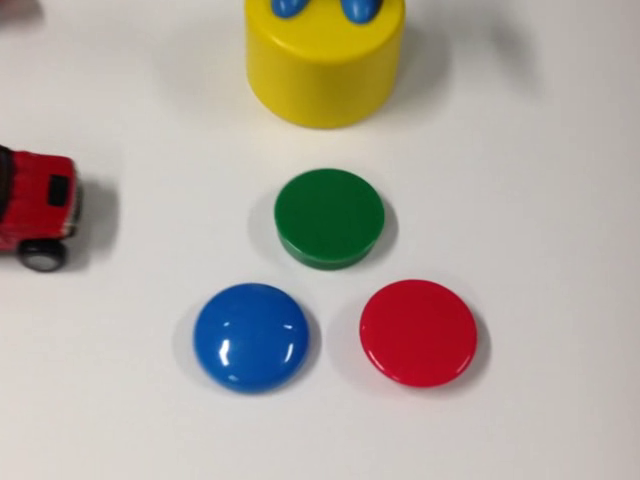
//> input picture frame 57 of data/sample2.avi, 640 x 480 px
$ ./cv005_VideoBinarization   (built with g++ and OpenCV 4)
//> lines starting //> are read from the running program, lines starting //| are printed output that depends on the picture; after the words box and inside, x2 and y2 are one past the last pixel; in counts of white or black regions, pixels touching at a corner belong together
#include "pch.h"
#include <opencv2/opencv.hpp>
#pragma comment(lib, "opencv_world343d.lib")
using namespace std;
using namespace cv;

int main()
{
	VideoCapture cap("../../data/sample2.avi");
	VideoWriter rec("video_dst.avi"
		, VideoWriter::fourcc('X', 'V', 'I', 'D'), 30, Size(640, 480));

	Mat src, gray, dst;

	while (1)
	{
		cap >> src;
//> src is the input picture: 480 rows x 640 cols, CV_8UC3; mean B, G, R 160.8, 170.4, 179
		if (src.empty()) break;

		// グレースケールに変換
		cvtColor(src, gray, COLOR_BGR2GRAY);
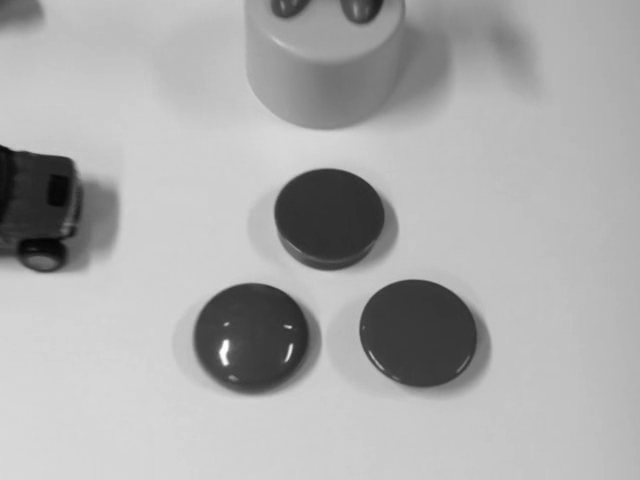
//> gray: 480 rows x 640 cols, CV_8UC1; min 4, max 255, mean 171.8
		// 二値化処理
		threshold(gray, gray, 128, 255, THRESH_BINARY);
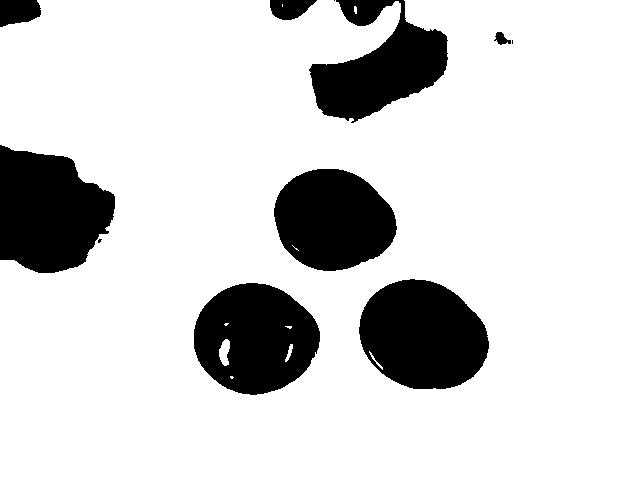
//> gray: 480 rows x 640 cols, CV_8UC1; 82.9% white; 11 black regions (3 under 20 px), largest, box (x1, y1, x2, y2) and area: (0, 145, 115, 273) 10964, (359, 279, 489, 389) 10948, (194, 283, 320, 395) 10447
		// 3チャンネルに変換
		// 書き込み用に指定したチャンネル数に合わせるため
		cvtColor(gray, dst, COLOR_GRAY2BGR);

		imshow("入力映像", src);
		imshow("出力映像", dst);

		// 1フレーム書き込み
		rec << dst;

		if (waitKey(30) == 27) break;
//> the Esc key is pressed
	}
	return 0;
}

$ run again, starting later in the video
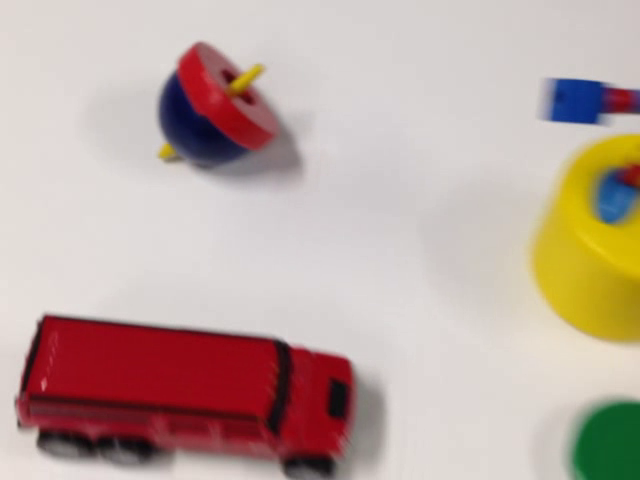
//> input picture frame 463 of data/sample2.avi, 640 x 480 px
//> src is the input picture: 480 rows x 640 cols, CV_8UC3; mean B, G, R 162.2, 170.1, 190.5
//> `cvtColor(src, gray, COLOR_BGR2GRAY);`:
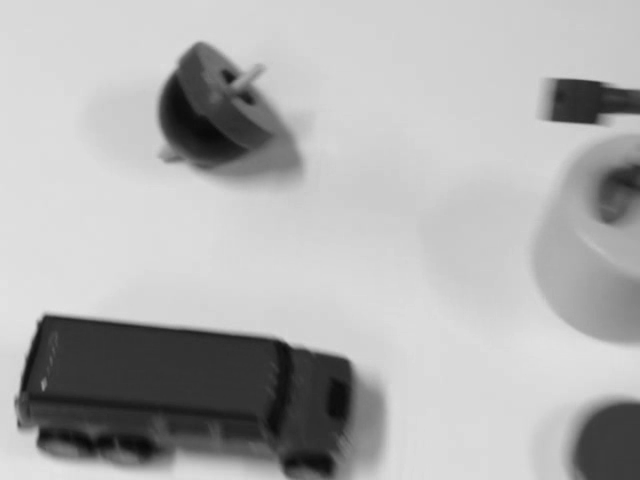
//> gray: 480 rows x 640 cols, CV_8UC1; min 8, max 227, mean 175.2
//> `threshold(gray, gray, 128, 255, THRESH_BINARY);`:
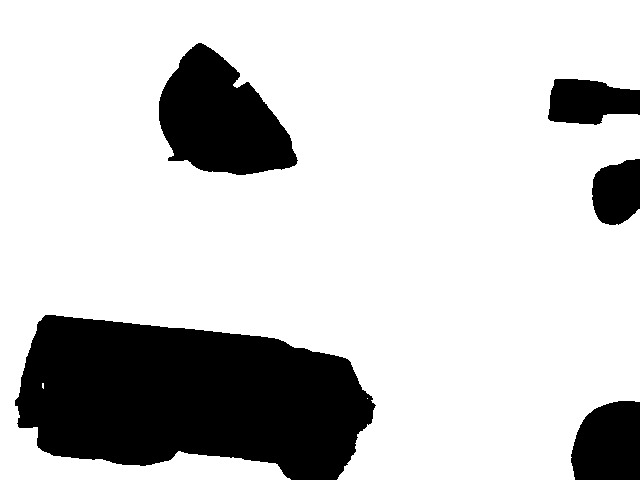
//> gray: 480 rows x 640 cols, CV_8UC1; 78.6% white; 5 black regions, box (x1, y1, x2, y2) and area: (15, 315, 376, 480) 43553, (159, 43, 298, 175) 11726, (571, 401, 640, 480) 4746, (548, 79, 640, 125) 3223, (592, 159, 640, 225) 2584
